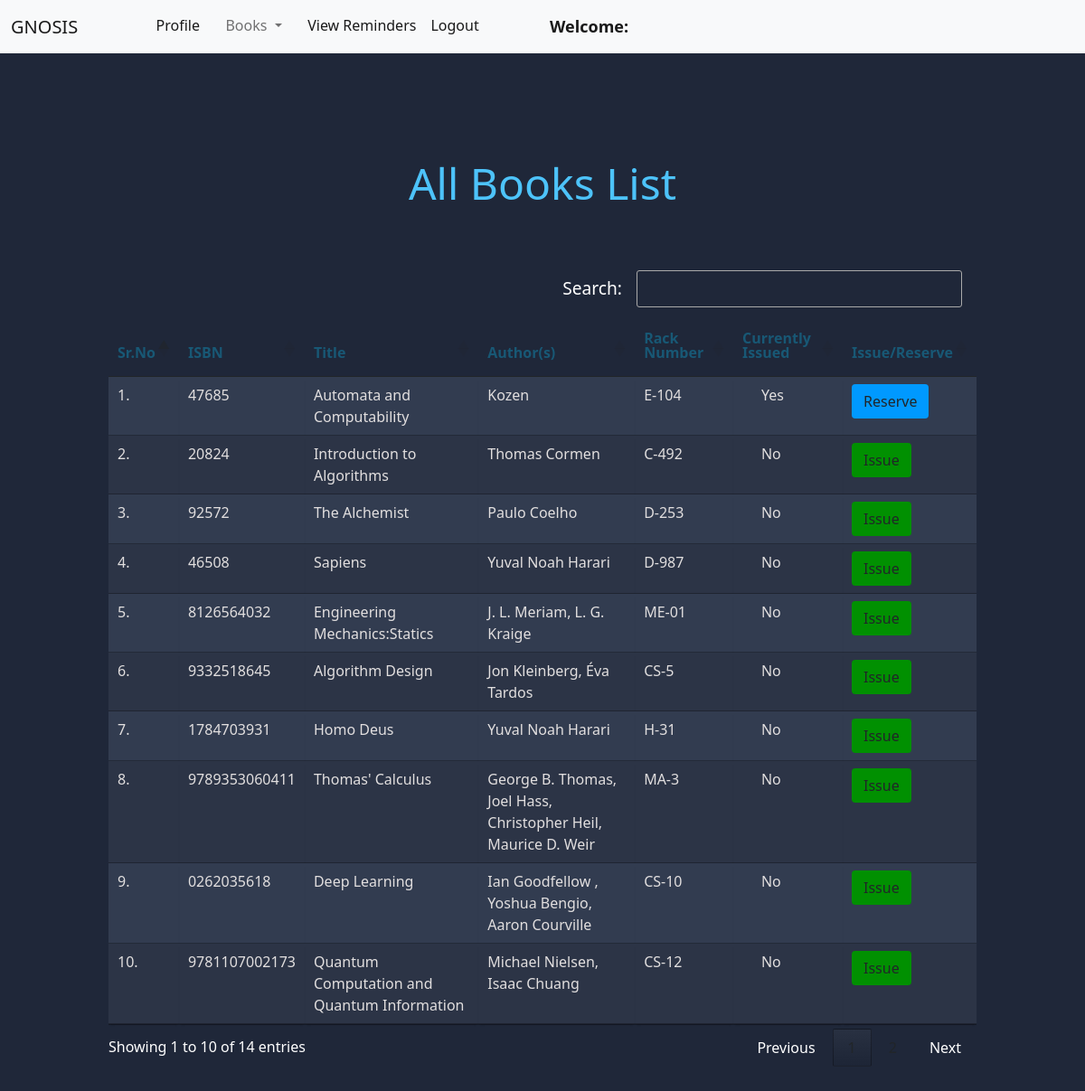
/member/view_books/ (signed in), run on the app's committed database.
### book/models.py (models this page shows, shortened)
class Book(models.Model):
    title = models.CharField(max_length=200)
    author = models.CharField(max_length=200)
    isbn = models.CharField(max_length= 20)
    rack_number = models.CharField(max_length= 10)
    issue_date = models.DateField(null= True)
    date_added = models.DateField(null=True)
    return_requested = models.BooleanField(default=False)
    last_issued_date = models.DateField(null=True)
    issue_member = models.ForeignKey("member.Member", on_delete = models.SET_NULL, null = True)
    active_reserve_date = models.DateField(null=True, default=None)
    active_reserve_by = models.CharField(max_length=200, default="")

### member/views.py (the view)
# urls.py: path("view_books/", views.view_books, name="view_books"),
@login_required(login_url = '/member/login')
def view_books(request):
    update_active_reservations()
    books = Book.objects.all()
    return render(request, "member/view_books.html", {'books' :books})

### member/views.py (called while the page is built)
def update_active_reservations():
    for book in Book.objects.all():
        if book.active_reserve_date != None and (book.active_reserve_date + relativedelta(days = 7)) < datetime.date.today() :
            active_member = book.member_set.order_by('reserve_datetime').first()
            active_member.reserved_book = None
            active_member.reserve_datetime = None
            active_member.save()
            try:
                new_active_member = book.member_set.order_by('reserve_datetime').first()
                book.active_reserve_by = new_active_member.user.username
                book.active_reserve_date = datetime.date.today()
                reservation_reminder(new_active_member,book)
            except(Exception):
                book.active_reserve_date = None
                book.active_reserve_by = ""
            book.save()
    return

### member/templates/member/view_books.html (shortened to what this page needs)
{% extends 'member/member_navbar.html' %}
{% load static %}
{% block body %}
<div class="container mt-4">
    <h1 class="text-center page-title"><strong>All Books List</strong></h1>
    <table class="table table-hover" id="example">
        <thead>
            <tr>
                <th><h1>Sr.No</h1></th>
                <th><h1>ISBN</h1></th>
                <th><h1>Title</h1></th>
                <th><h1>Author(s)</h1></th>
                <th><h1>Rack Number</h1></th>
                <th><h1>Currently Issued</h1></th>
                <th><h1>Issue/Reserve</h1></th>
            </tr>
        </thead>
        <tbody>
            {% for book in books %}
            <tr>
                <td>{{forloop.counter}}.</td>
                <td>{{book.isbn}}</td>
                <td>{{book.title}}</td>
                <td>{{book.author}}</td>
                <td>{{book.rack_number}}</td>
                {% if book.issue_date is "" or book.issue_date is null %}
                    <td>&nbsp;&nbsp;&nbsp;&nbsp;&nbsp;No</td>
                    <td><a href="/member/issue_book/{{book.id}}/" class="btn btn-issue" onclick="return confirm('Are you sure you want to Issue this book?')">Issue</a></td>
                {% else %}
                    <td>&nbsp;&nbsp;&nbsp;&nbsp;&nbsp;Yes</td>
                    <td><a href="/member/reserve_book/{{book.id}}/" class="btn btn-reserve" onclick="return confirm('Are you sure you want to Reserve this book?')">Reserve</a></td>
                {% endif %}
            </tr>
            {% endfor %}
        </tbody>
    </table>
    </div>
{% endblock %}

### member/templates/member/view_books.html (style rules this page uses)
body { background-color: #1f2739; }
.btn-issue { background-color: rgb(1, 144, 1); }
.btn-reserve { background-color: rgb(0, 153, 255) }
h1 { font-size: 3em; font-weight: 300; line-height: 1em; text-align: center; padding: 3rem; color: #4dc3fa; }
.container th h1 { font-weight: bold; font-size: 1em; text-align: left; padding: 0rem; color: #185875; }
.container td { font-weight: normal; font-size: 1em; -webkit-box-shadow: 0 2px 2px -2px #0e1119; -moz-box-shadow: 0 2px 2px -2px #0e1119; box-shadow: 0 2px 2px -2px #0e1119; }
.container { text-align: left; overflow: hidden; width: 80%; margin: 0 auto; display: table; padding: 3rem 0 8em 0; }
.container td, .container th { padding-bottom: 2%; padding-top: 2%; padding-left: 2%; }
.container tr:nth-child(odd) { background-color: #323c50; }
.container tr:nth-child(even) { background-color: #2c3446; }
.container th { background-color: #1f2739; }
.container td { color: rgb(226, 223, 223); }
.page-title { font-family: 'Segoe UI', Tahoma, Geneva, Verdana, sans-serif; }

### data on the page
Book: isbn "47685", title "Automata and Computability", author "Kozen", rack_number "E-104"
Book: isbn "20824", title "Introduction to Algorithms", author "Thomas Cormen", rack_number "C-492"
Book: isbn "92572", title "The Alchemist", author "Paulo Coelho", rack_number "D-253"
Book: isbn "46508", title "Sapiens", author "Yuval Noah Harari", rack_number "D-987"
Book: isbn "8126564032", title "Engineering Mechanics:Statics", author "J. L. Meriam, L. G. Kraige", rack_number "ME-01"
Book: isbn "9332518645", title "Algorithm Design", author "Jon Kleinberg, Éva Tardos", rack_number "CS-5"
Book: isbn "1784703931", title "Homo Deus", author "Yuval Noah Harari", rack_number "H-31"
Book: isbn "9789353060411", title "Thomas' Calculus", author "George B. Thomas, Joel Hass, Christopher Heil, Maurice D. Weir", rack_number "MA-3"
Book: isbn "0262035618", title "Deep Learning", author "Ian Goodfellow , Yoshua Bengio, Aaron Courville", rack_number "CS-10"
Book: isbn "9781107002173", title "Quantum Computation and Quantum Information", author "Michael Nielsen, Isaac Chuang", rack_number "CS-12"
